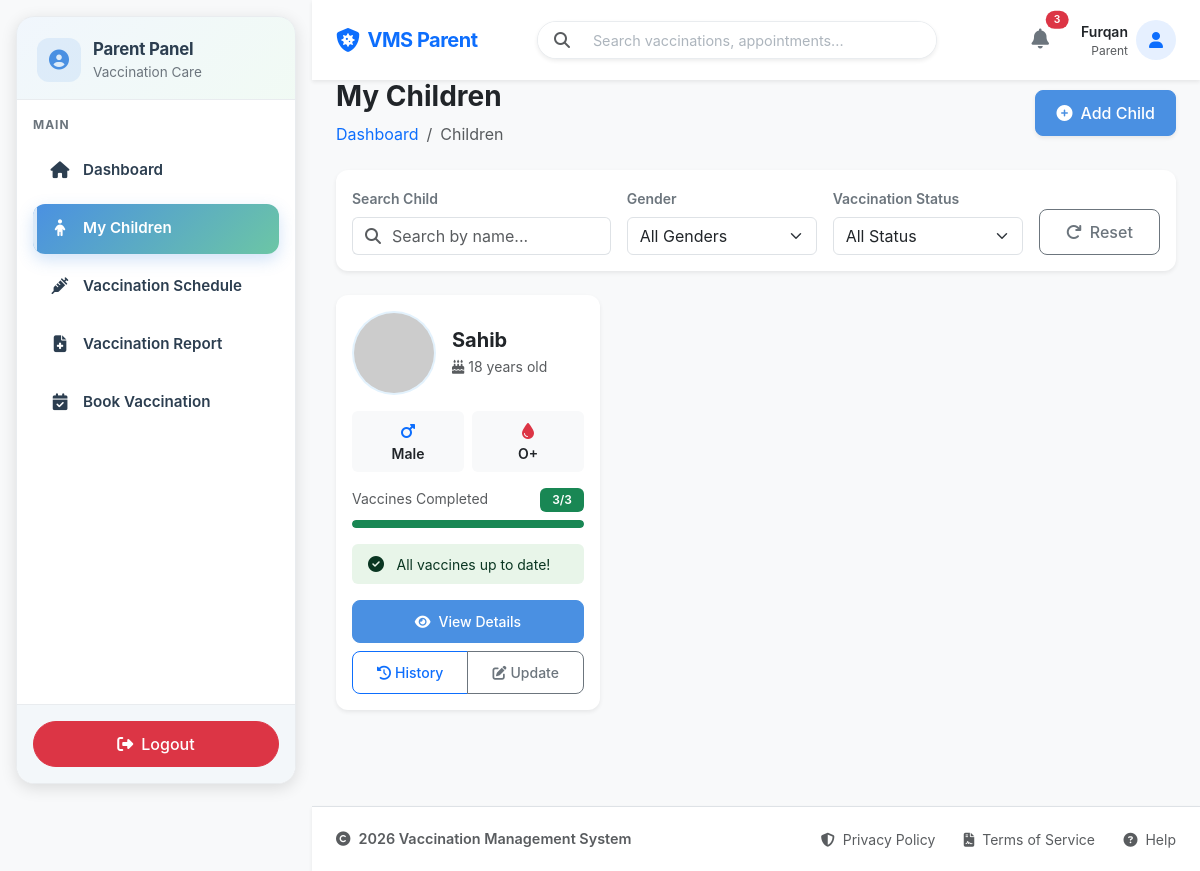
The app's page /parent/child/children_list.php (signed in) with its own data.
### tables this page shows
CREATE TABLE `children` (
  `id` int(11) NOT NULL,
  `parent_id` int(11) NOT NULL,
  `name` varchar(100) NOT NULL,
  `date_of_birth` date NOT NULL,
  `gender` enum('Male','Female','Other') NOT NULL,
  `blood_group` varchar(5) DEFAULT NULL,
  `created_at` timestamp NOT NULL DEFAULT current_timestamp()
);

### parent/child/children_list.php (the view, shortened to what this page needs)
<?php
include '../../config/db.php';
include '../includes/header.php';
include '../includes/sidebar.php';
$parent_id = $_SESSION['user_id'];
$stmt_children = $conn->prepare("SELECT * FROM children WHERE parent_id = ? ORDER BY created_at DESC");
$stmt_children->bind_param("i", $parent_id);
$stmt_children->execute();
$result_children = $stmt_children->get_result();
$children_data = [];
$child_ids = [];
if ($result_children->num_rows > 0) {
    while ($child = $result_children->fetch_assoc()) {
        $children_data[$child['id']] = $child;
        $child_ids[] = $child['id'];
    }
}
$vaccination_stats = [];
if (!empty($child_ids)) {
    $ids_placeholder = implode(',', array_fill(0, count($child_ids), '?'));
    $types = str_repeat('i', count($child_ids));
    $sql_stats = "SELECT
                    child_id,
                    COUNT(*) as total,
                    SUM(CASE WHEN status = 'vaccinated' THEN 1 ELSE 0 END) as completed,
                    SUM(CASE WHEN status = 'pending' THEN 1 ELSE 0 END) as pending,
                    SUM(CASE WHEN status = 'missed' THEN 1 ELSE 0 END) as missed
                  FROM vaccination_schedule
                  WHERE child_id IN ($ids_placeholder)
                  GROUP BY child_id";
    $stmt_stats = $conn->prepare($sql_stats);
    $stmt_stats->bind_param($types, ...$child_ids);
    $stmt_stats->execute();
    $result_stats = $stmt_stats->get_result();
    while ($stat_row = $result_stats->fetch_assoc()) {
        $vaccination_stats[$stat_row['child_id']] = $stat_row;
    }
}
?>
    <div class="container-fluid px-4">
        <div class="row mb-4">
            <div class="col-12">
                <div class="d-flex justify-content-between align-items-center flex-wrap">
                    <div>
                        <h3 class="mb-2 fw-bold text-dark">My Children</h3>
                        <nav aria-label="breadcrumb">
                            <ol class="breadcrumb mb-0">
                                <li class="breadcrumb-item"><a href="dashboard.php" class="text-decoration-none">Dashboard</a></li>
                                <li class="breadcrumb-item active" aria-current="page">Children</li>
                            </ol>
                        </nav>
                    </div>
                    <div class="mt-3 mt-md-0">
                        <button class="btn btn-primary btn-md shadow-sm" onclick="window.location.href='add_child.php'">
                            <i class="fas fa-plus-circle me-2"></i>Add Child
                        </button>
                    </div>
                </div>
            </div>
        </div>
        <div class="card shadow-sm border-0 mb-4">
            <div class="card-body">
                <div class="row g-3">
                    <div class="col-md-4">
                        <label class="form-label fw-semibold text-secondary small">Search Child</label>
                        <div class="input-group">
                            <span class="input-group-text bg-white border-end-0">
                                <i class="fas fa-search text-muted"></i>
                            </span>
                            <input type="text" id="searchChild" class="form-control border-start-0 ps-0" placeholder="Search by name...">
                        </div>
                    </div>
                    <div class="col-md-3">
                        <label class="form-label fw-semibold text-secondary small">Gender</label>
                        <select id="filterGender" class="form-select">
                            <option value="">All Genders</option>
                        </select>
                    </div>
                    <div class="col-md-3">
                        <label class="form-label fw-semibold text-secondary small">Vaccination Status</label>
                        <select id="filterStatus" class="form-select">
                            <option value="">All Status</option>
                        </select>
                    </div>
                    <div class="col-md-2 d-flex align-items-end">
                        <button id="resetFilters" class="btn btn-outline-secondary w-100">
                            <i class="fas fa-redo me-2"></i>Reset
                        </button>
                    </div>
                </div>
            </div>
        </div>
        <div class="row g-4 mb-5" id="childrenCardsContainer">
            <?php if (!empty($children_data)): ?>
                <?php foreach ($children_data as $child_id => $child): ?>
                    <?php
                        $dob = new DateTime($child['date_of_birth']);
                        $today = new DateTime();
                        $age_interval = $today->diff($dob);
                        $age_years = $age_interval->y;
                        $age_months = $age_interval->m;
                        $age_days = $age_interval->d;
                        if ($age_years > 0) {
                            $age_string = $age_years . ($age_years == 1 ? ' year' : ' years');
                        } elseif ($age_months > 0) {
                            $age_string = $age_months . ($age_months == 1 ? ' month' : ' months');
                        } else {
                            $age_string = $age_days . ($age_days == 1 ? ' day' : ' days');
                        }
                        $stats = $vaccination_stats[$child_id] ?? ['total' => 0, 'completed' => 0, 'pending' => 0, 'missed' => 0];
                        $total_vaccines = (int)($stats['total'] ?? 0);
                        $completed_vaccines = (int)($stats['completed'] ?? 0);
                        $completion_percentage = $total_vaccines > 0 ? ($completed_vaccines / $total_vaccines) * 100 : 0;
                        $overall_status = 'Completed';
                        $alert_class = 'alert-success bg-soft-success';
                        $alert_icon = 'fa-check-circle';
                        $alert_text = 'All vaccines up to date!';
                        $progress_bar_class = 'bg-success';
                        $badge_class = $progress_bar_class . ($progress_bar_class == 'bg-warning' ? ' text-dark' : '');
                    ?>
                    <div class="col-lg-4 col-md-6 child-card" data-name="<?= htmlspecialchars($child['name']) ?>" data-gender="<?= htmlspecialchars($child['gender']) ?>" data-status="<?= $overall_status ?>">
                        <div class="card h-100 border-0 shadow-sm hover-card">
                            <div class="card-body">
                                <div class="d-flex align-items-center mb-3">
                                    <div class="avatar-circle bg-soft-primary me-3">
                                        <img src="https://ui-avatars.com/api/?name=<?= urlencode($child['name']) ?>&background=e3f2fd&color=1976d2&size=80&bold=true"
                                             alt="<?= htmlspecialchars($child['name']) ?>" class="rounded-circle" width="80" height="80">
                                    </div>
                                    <div>
                                        <h5 class="mb-1 fw-bold text-dark"><?= htmlspecialchars($child['name']) ?></h5>
                                        <p class="mb-0 text-muted small">
                                            <i class="fas fa-birthday-cake me-1"></i><?= $age_string ?> old
                                        </p>
                                    </div>
                                </div>
                                <div class="row g-2 mb-3">
                                    <div class="col-6">
                                        <div class="info-box bg-light rounded p-2 text-center">
                                            <?php if ($child['gender'] == 'Male'): ?>
                                                <i class="fas fa-mars text-primary mb-1"></i>
                                            <?php else: ?>
                                                <i class="fas fa-venus text-danger mb-1"></i>
                                            <?php endif; ?>
                                            <p class="mb-0 small fw-semibold"><?= htmlspecialchars($child['gender']) ?></p>
                                        </div>
                                    </div>
                                    <div class="col-6">
                                        <div class="info-box bg-light rounded p-2 text-center">
                                            <i class="fas fa-tint text-danger mb-1"></i>
                                            <p class="mb-0 small fw-semibold"><?= htmlspecialchars($child['blood_group']) ?></p>
                                        </div>
                                    </div>
                                </div>
                                <div class="vaccination-stats mb-3">
                                    <div class="d-flex justify-content-between mb-2">
                                        <span class="text-muted small">Vaccines Completed</span>
                                        <span class="badge <?= $badge_class ?>"><?= $completed_vaccines ?>/<?= $total_vaccines ?></span>
                                    </div>
                                    <div class="progress" style="height: 8px;">
                                        <div class="progress-bar <?= $progress_bar_class ?>" role="progressbar" style="width: <?= $completion_percentage ?>%;" aria-valuenow="<?= $completion_percentage ?>" aria-valuemin="0" aria-valuemax="100"></div>
                                    </div>
                                </div>
                                <div class="alert <?= $alert_class ?> border-0 py-2 mb-3">
                                    <i class="fas <?= $alert_icon ?> me-2"></i>
                                    <small><?= $alert_text ?></small>
                                </div>
                                <div class="d-grid gap-2">
                                    <a href="child_details.php?id=<?= $child['id'] ?>" class="btn btn-primary btn-sm">
                                        <i class="fas fa-eye me-2"></i>View Details
                                    </a>
                                    <div class="btn-group" role="group">
                                        <a href="../vaccination/vaccination_report.php?child_id=<?= $child['id'] ?>" class="btn btn-outline-primary btn-sm">
                                            <i class="fas fa-history me-1"></i>History
                                        </a>
                                        <a href="update_child.php?id=<?= $child['id'] ?>" class="btn btn-outline-secondary btn-sm">
                                            <i class="fas fa-edit me-1"></i>Update
                                        </a>
                                    </div>
                                </div>
                            </div>
                        </div>
                    </div>
                <?php endforeach; ?>
            <?php endif; ?>
        </div>
    </div>
<?php include '../includes/footer.php'; ?>

### assets/css/parent.css (style rules this page uses)
:root { --primary-color: #4A90E2; --primary-dark: #357ABD; --secondary-color: #50C878; --accent-color: #7B68EE; --bg-light: #F8F9FA; --bg-white: #FFFFFF; --text-dark: #2C3E50; --text-muted: #6C757D; --border-color: #E9ECEF; --shadow-sm: 0 2px 8px rgba(0, 0, 0, 0.08); --shadow-md: 0 4px 16px rgba(0, 0, 0, 0.12); --shadow-lg: 0 8px 24px rgba(0, 0, 0, 0.15); --border-radius: 12px; --transition: all 0.3s ease; }
body { font-family: 'Inter', 'Segoe UI', Tahoma, Geneva, Verdana, sans-serif; background-color: var(--bg-light); color: var(--text-dark); min-height: 100vh; display: flex; flex-direction: column; }
@media (min-width: 992px) { body { padding-left: 312px; } }
.avatar-circle { transition: var(--transition); }
.card { border: none; border-radius: var(--border-radius); box-shadow: var(--shadow-sm); transition: var(--transition); }
.btn { border-radius: 8px; padding: 0.625rem 1.25rem; font-weight: 500; transition: var(--transition); }
.btn-primary { background-color: var(--primary-color); border-color: var(--primary-color); }
.badge { padding: 0.375rem 0.75rem; font-weight: 500; border-radius: 6px; }
:root { --primary-blue: #4A90E2; --soft-blue: #E3F2FD; --success-green: #4CAF50; --soft-green: #E8F5E9; --warning-orange: #FF9800; --soft-orange: #FFF3E0; --danger-red: #F44336; --soft-red: #FFEBEE; --info-cyan: #00BCD4; --soft-cyan: #E0F7FA; }
.hover-card { transition: all 0.3s ease; border-radius: 12px; }
.avatar-circle { border-radius: 50%; padding: 2px; }
.info-box { transition: all 0.2s ease; }
.bg-soft-primary { background-color: var(--soft-blue); }
.bg-soft-success { background-color: var(--soft-green); }
.badge { font-weight: 600; padding: 6px 12px; border-radius: 6px; }
.btn { border-radius: 8px; font-weight: 500; transition: all 0.3s ease; }
.progress { border-radius: 10px; background-color: #E9ECEF; }
.progress-bar { border-radius: 10px; }
.card { border-radius: 12px; }

### records on screen
children: name "Sahib", gender "Male", blood_group "O+", completed_vaccines "3", total_vaccines "3", $completion_percentage 100 (drawn), alert_text "All vaccines up to date!"

### other values on screen
$_SESSION['name'] "Furqan"
